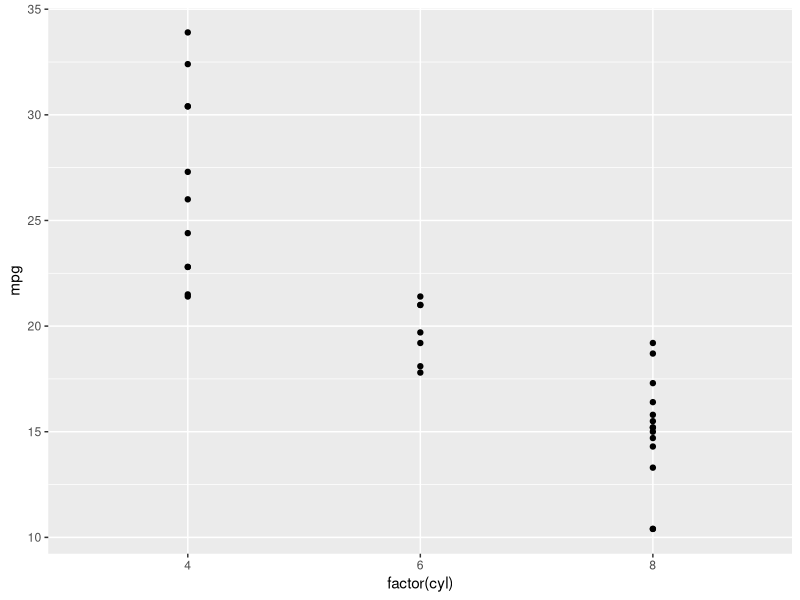

R code for this plot:
# Exercise
# Exercise
# Exploring ggplot2, part 2
# The plot from the previous exercise wasn't really satisfying. Although cyl (the number of cylinders) is categorical, it is classified as numeric in mtcars. You'll have to explicitly tell ggplot2 that cyl is a categorical variable.
# 
# Instructions

# Change the ggplot() command by wrapping factor() around cyl.
# Hit Submit Answer and see if the resulting plot is better this time.

library(ggplot2)

# Change the command below so that cyl is treated as factor
ggplot(mtcars, aes(x = factor(cyl), y = mpg)) +
  geom_point()